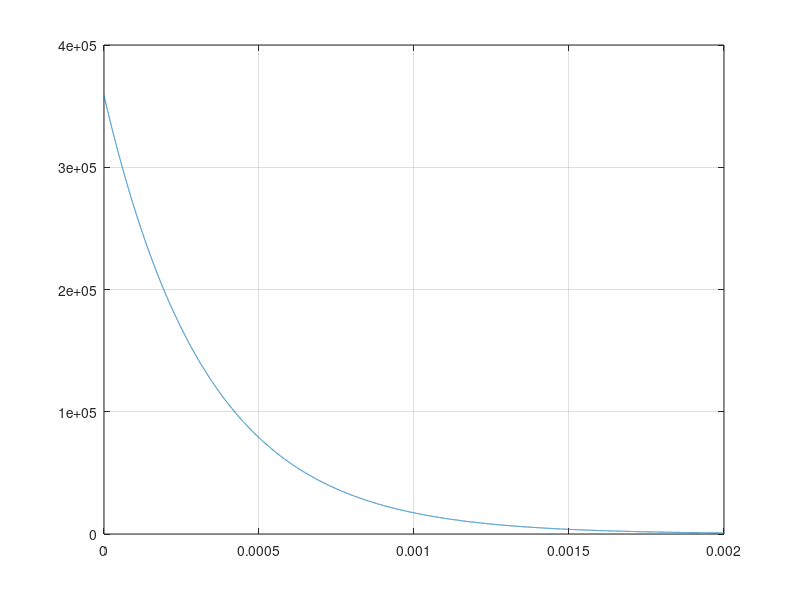
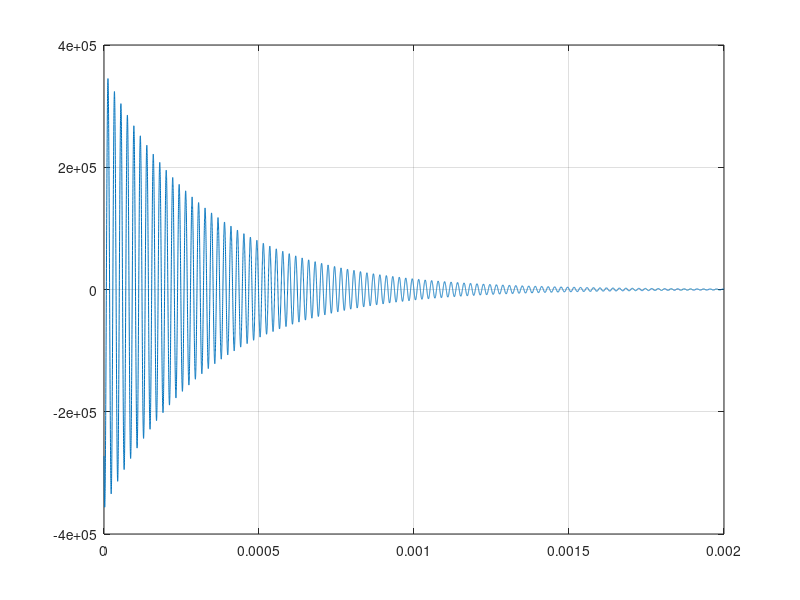
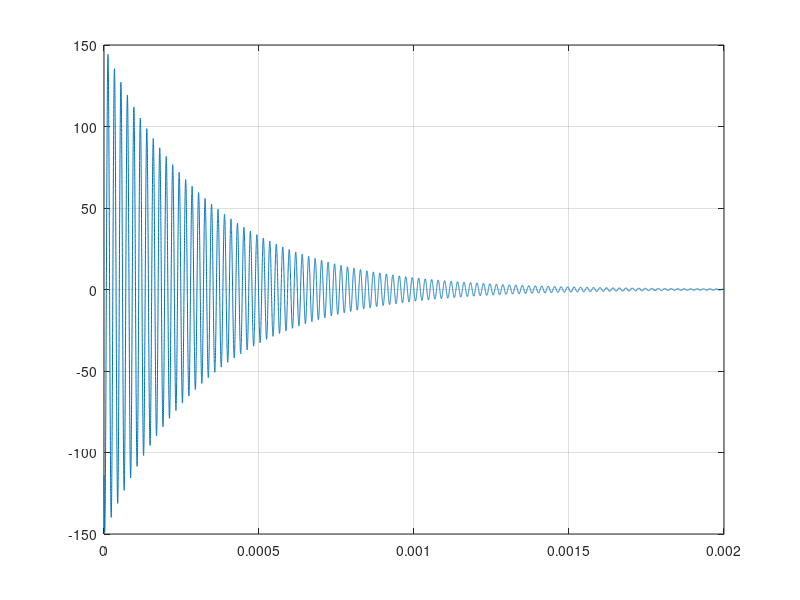

Source code (MATLAB) for these figures, in order: (Note: this script raises an error after producing the figures.)
clearvars
clc

%U - tensiunea(V)
%Uc - tensiunea pe con
%L - inductivitatea(H)
%C - capacitatea condensatorului(F)
%R - resistenta(Om)
%T - period(s)
%t - timp(s)
%d - decrement de atinuare
%omega - frecventa conturului 
%fi - faza de inceput(rad)
%a amplituda(m)
%q - 
%c -viteza luminii

t_max = 0.002;
t_step = 0.0000001;
t = [0:t_step:t_max];
%
R1 = 0;
U =150;
L =0.68;
C =0.04*10^(-6);
c = 299792458; 
fi = pi/12;
%

%{ 
R1 = 1
U = 150;
L = 1;
C = 1;
c = 299792458;
fi = 0.01
%}

omega0 = (L*C)^(-0.5)
R = omega0 * L + (omega0 * c)^(-1) + R1
d = R/(2*L)
omega = sqrt((omega0^2)-d^2)
T = 2*pi/omega
q0 = C*U
a0 = c * T
%
rad = ((omega*t+fi)*180)/pi;  %unghiu in radiane

a = a0*exp(-d*t)
figure(1);
plot(t,a);
hold on
grid on

q = a.*cos(rad)
figure(2);
plot(t,q);
hold on
grid on

Uc = U*exp(-d*t).*cos(rad)
figure(3);
plot(t,Uc);
hold on
grid on

Q = pi/d;
R_kr = 2 * sqrt(L / C);
log_koef = d*T;
disp(['Viteza       : ',num2str(v),' m/s '])
disp(['Acceleratia  : ',num2str(a),' m/s^2'])
disp(['Accel. rot   : ',num2str(a_rot),' m/s^2'])
disp(['Accel. ax.   : ',num2str(a_ax),' m/s^2'])